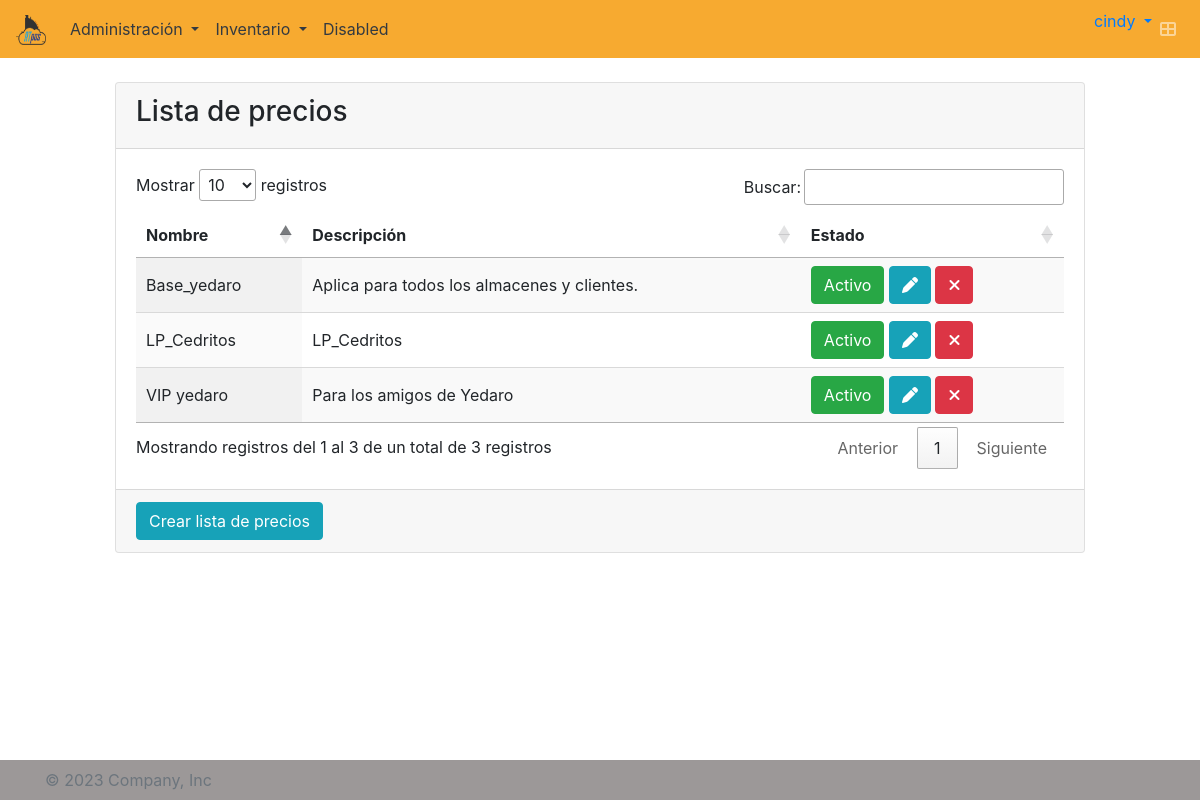
/listaprecios/list/ (signed in), run on the app's committed database.
### atpos/models.py (models this page shows, shortened)
class Usuario(AbstractUser):
    empresa = models.ForeignKey(Empresa, on_delete=models.CASCADE, blank=True, null=True)
    tel_inicial = models.CharField(max_length=10, blank=True, null=True)
    class Meta:
        default_permissions = ()
        permissions = [('add_usuario', 'Usuario crear'),
                        ('change_usuario', 'Usuario modificar'),
                        ('delete_usuario', 'Usuario eliminar'),
                        ('view_usuario', 'Usuario ver'),
                        ('password_usuario', 'Puede cambiar la clave usuario')]

class ListaPrecios(models.Model):
    nombre = models.CharField(max_length=20, unique=False)
    descripcion = models.CharField(max_length=250, unique=False)
    moneda = models.CharField(max_length=3, unique=False)
    estado = models.CharField(max_length=1, choices=ESTADO, default=ACTIVO )
    empresa = models.ForeignKey(Empresa, on_delete=models.CASCADE)
    class Meta:
        ordering = ['nombre']
        default_permissions = ()
        permissions = [('add_listaprecios', 'Lista precios crear'),
                       ('change_listaprecios', 'Lista precios modificar'),
                       ('delete_listaprecios', 'Lista precios eliminar'),
                       ('view_listaprecios', 'Lista precios ver')]
        unique_together = ('nombre', 'empresa')

### atpos/views.py (the view)
# urls.py: path('listaprecios/list/', login_required(ListaPreciosList.as_view()), name='listaprecios-list'),
class ListaPreciosList(ListView):
    model = ListaPrecios
    def get_queryset(self):
        empresa = self.request.user.empresa.id
        return ListaPrecios.objects.filter(empresa=empresa)

### atpos/templates/atpos/listaprecios_list.html (shortened to what this page needs)
{% extends 'base.html' %}
{% load static %}
{% block content %}
<br>
<section class="content" style="display: grid; place-items: center;">
    {% if object_list %}
    <div class="col-md-10">
        <div class="card">
            <div class="card-header">
                <h3>Lista de precios</h3>
            </div>
            <div class="card-body">
                <table id="myTable" class="display" style="width:100%">
                    <thead>
                        <tr>
                            <th>Nombre</th>
                            <th>Descripción</th>
                            <th>Estado</th>
                        </tr>
                    </thead>
                    <tbody>
                        {% for listaprecios in object_list %}
                        <tr>
                            <td>{{listaprecios.nombre}}</td>
                            <td>{{listaprecios.descripcion}}</td>
                            <td>
                                {% if listaprecios.estado == '1' %}
                                <button id="boton_estado_{{listaprecios.id}}"
                                    onclick="cambiarEstado('{{listaprecios.id}}', 'listaprecios')"
                                    class="btn btn-success activo">Activo</button>
                                {% else %}
                                <button id="boton_estado_{{listaprecios.id}}"
                                    onclick="cambiarEstado('{{listaprecios.id}}', 'listaprecios')"
                                    class="btn btn-danger inactivo">Inactivo</button>
                                {% endif %}
                                <a class="btn btn-info" href="{% url 'listaprecios-update' listaprecios.id %}">
                                    <i class="fas fa-pen"></i></a>
                                <a class="btn btn-danger" href="{% url 'listaprecios-delete' listaprecios.id %}">
                                    <i class="fas fa-times"></i></a>
                            </td>
                        </tr>
                        {% endfor %}
                    </tbody>
                </table>
            </div>
            <div class="card-footer">
                <a href="{% url 'listaprecios-add' %}">
                    <button type="submit" class="btn btn-info">Crear lista de precios</button>
                </a>
            </div>
        </div>
    {% endif %}
</section>
{% endblock %}

### atpos/templates/components/navbar.html (shortened to what this page needs)
{% load static %}
<nav class="navbar navbar-expand-lg navbar-dark bg-color-nav">
  <a class="navbar-brand" href="{% url 'tablero' %}">
    <img src="{% static 'img/LogoATpos200px.png' %}" width="30" height="30" alt="">
  </a>
  <div class="collapse navbar-collapse colortext" id="navbarSupportedContent">
    <ul class="navbar-nav mr-auto">
      <li class="nav-item dropdown">
        <a class="nav-link dropdown-toggle text-dark" href="#" id="navbarDropdown" role="button" data-toggle="dropdown" aria-haspopup="true" aria-expanded="false">
          Administración
        </a>
      </li>
      <li class="nav-item dropdown">
        <a class="nav-link dropdown-toggle text-dark" href="#" id="navbarDropdown" role="button" data-toggle="dropdown" aria-haspopup="true" aria-expanded="false">
          Inventario
        </a>
      </li>
      <li class="nav-item">
        <a class="nav-link text-dark" href="#">Disabled</a>
      </li>
    </ul>
  </div>
  <ul class="navbar-nav ml-auto">
    <li class="dropdown user user-menu">
      <a href="#" class="dropdown-toggle" data-toggle="dropdown">
        <span class="hidden-xs">{{ user.username }}</span>
      </a>
    </li>
    <li class="nav-item">
      <a class="nav-link" data-widget="control-sidebar" data-slide="true" href="#" role="button">
        <i class="fas fa-th-large"></i>
      </a>
    </li>
  </ul>
</nav>

### atpos/static/atpos/css/style.css (style rules this page uses)
.bg-color-nav { background-color: #f7aa30!important; }

### data on the page
Usuario: username "cindy"
ListaPrecios: nombre "Base_yedaro", descripcion "Aplica para todos los almacenes y clientes."
ListaPrecios: nombre "LP_Cedritos", descripcion "LP_Cedritos"
ListaPrecios: nombre "VIP yedaro", descripcion "Para los amigos de Yedaro"
